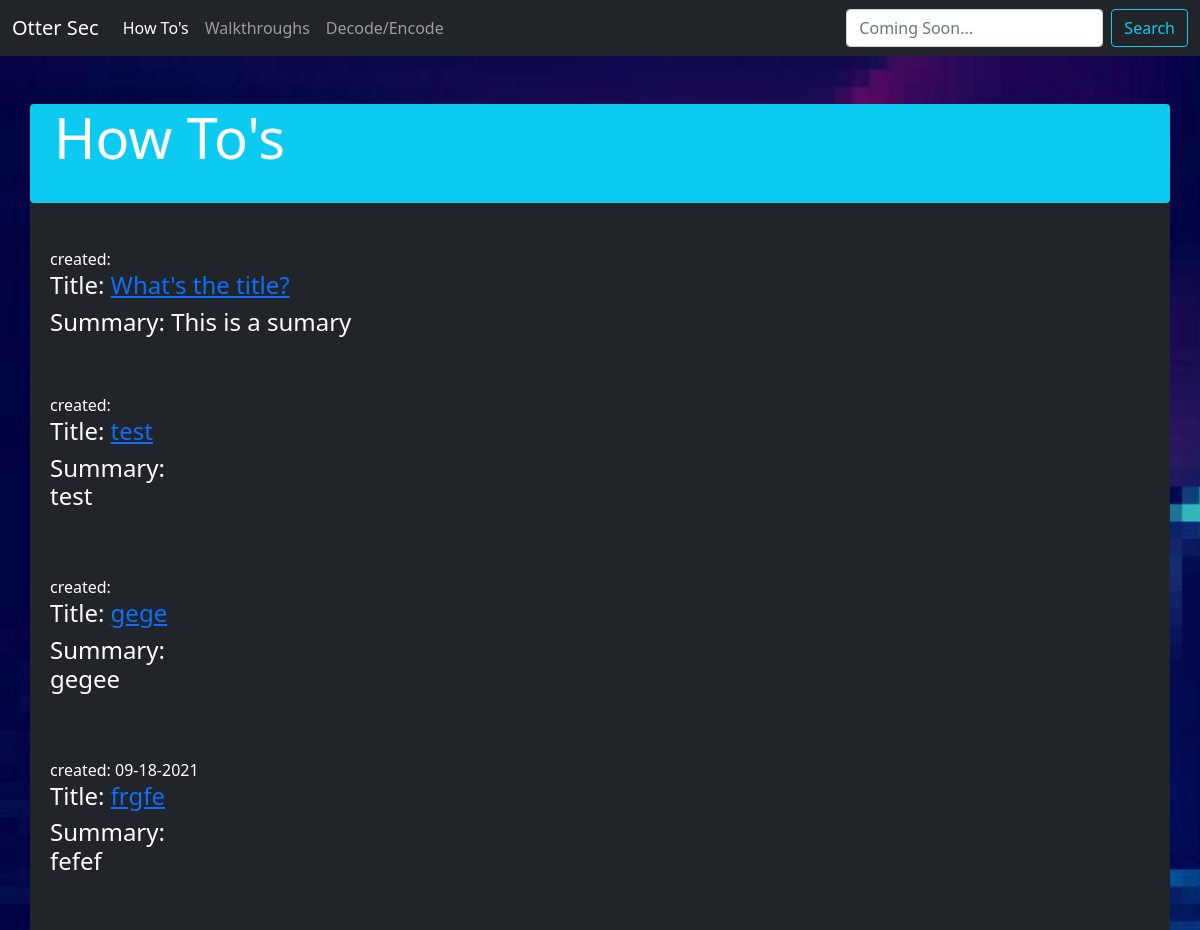
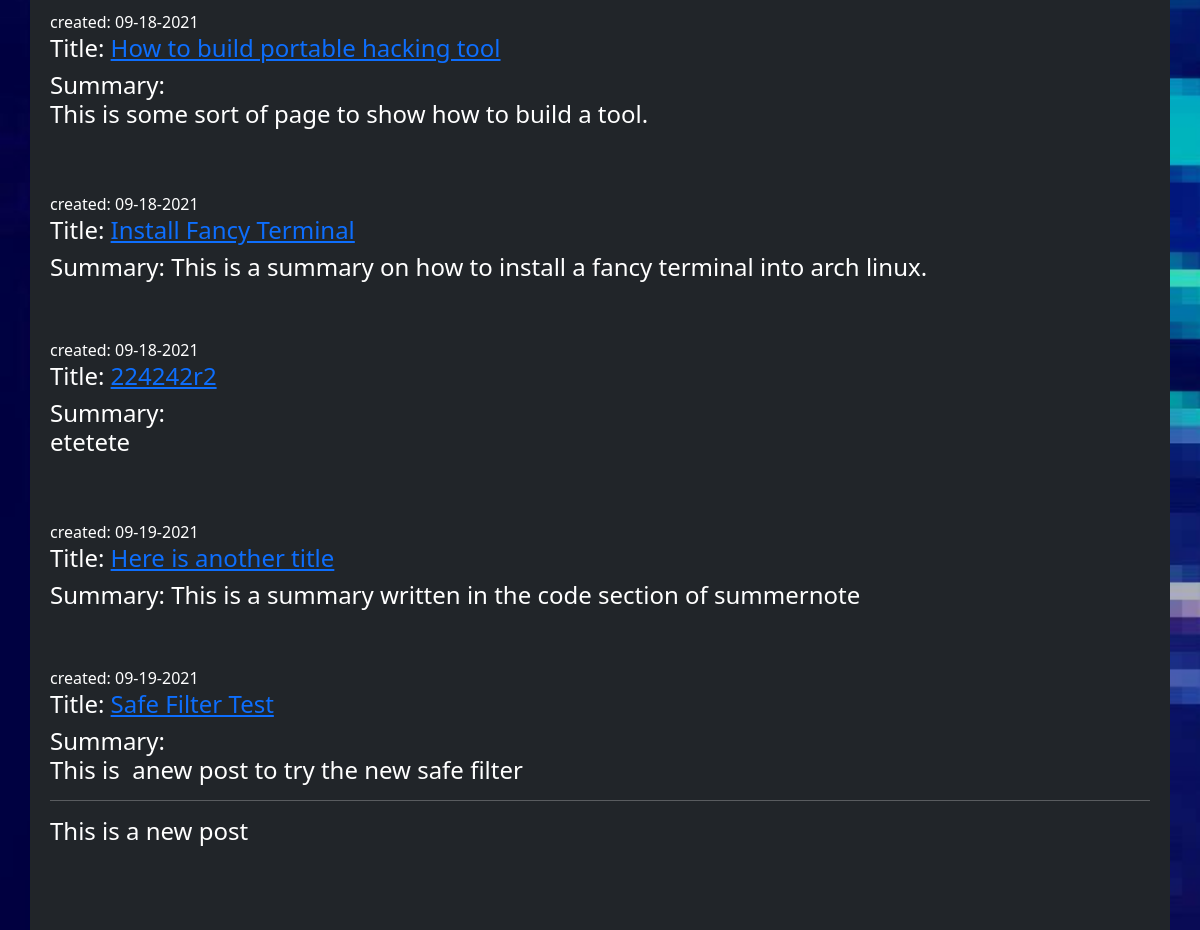
Before: /how-to/ with the older database file (2 pictures, top to bottom).
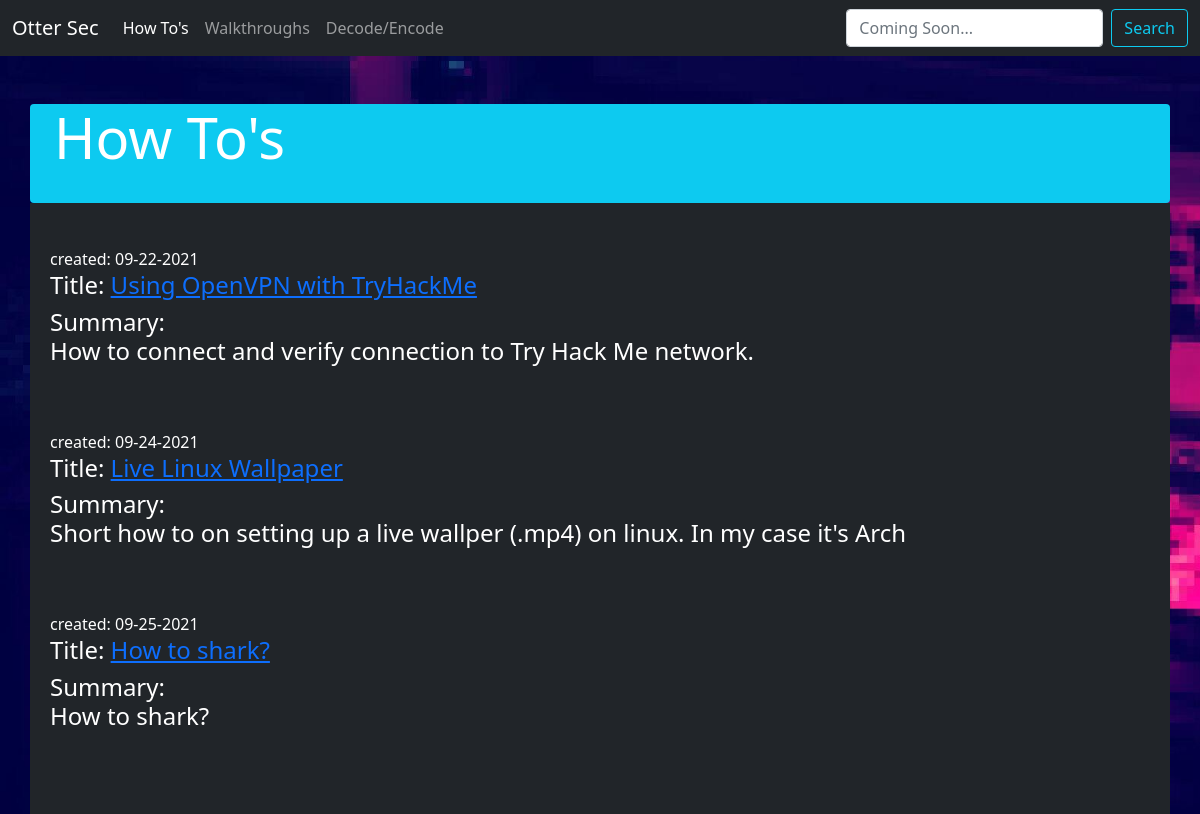
After: the same page with the newer database file.
### how_to/models.py (models this page shows, shortened)
class HTModel(models.Model):
    author = models.ForeignKey(settings.AUTH_USER_MODEL, on_delete=models.CASCADE)
    summary = models.TextField()
    title = models.CharField(max_length=200)
    text = models.TextField()
    image = models.ImageField(blank=True, upload_to='blog_images')
    created_date = models.DateTimeField(default=timezone.now)
    class Meta:
        ordering = ('-created_date',)
    class Meta:
        verbose_name = 'How to Post'

### how_to/views.py (the view)
# urls.py: path('', views.how_to, name='how_to'),
def how_to(request):
    ht_posts = HTModel.objects.filter(created_date__lte=timezone.now()).order_by('created_date')
    return render(request, "how_to.html", {'ht_posts': ht_posts})

### templates/how_to.html
{% extends "base.html" %}
{% block content %}
<br>
<br>
<div class="jumbotron container rounded bg-info text-white">
    <div class="container">
      <h1 class="display-4">How To's</h1>
     <br>
    </div>
  </div>
  <div class="jumbotron bg-dark container text-white" style="padding: 20px;">
<br>
{% for post in ht_posts %}
        <div>
        <time>created: {{ post.created_date|date:"m-d-Y" }}</time>
        <h4>Title: <a href="{% url 'ht_post_detail' pk=post.pk %}">{{ post.title|safe }}</a></h4>
        <h4>Summary: {{ post.summary|safe }}</h4>
    </div>
    <br>
    <br>
{% endfor %}
</div>
 {% endblock %}

### templates/base.html (shortened to what this page needs)
<!DOCTYPE html>
<html lang="en">
<head>
    {% load static %}
    <link href="https://cdn.jsdelivr.net/npm/bootstrap@5.1.1/dist/css/bootstrap.min.css" rel="stylesheet">
</head>
<body id="bg" style="background-image: url('{% static "images/background.jpg"%}'); background-size: cover; background-attachment: fixed;">
    <nav class="navbar navbar-expand-lg navbar-dark bg-dark">
        <div class="container-fluid">
          <a class="navbar-brand" href="{% url 'home' %}">Otter Sec</a>
          <div class="collapse navbar-collapse" id="collapsed">
            <ul class="navbar-nav me-auto mb-2 mb-lg-0">
              <li class="nav-item">
                  <a {% if '/how-to/' == request.path %} class="nav-link active" {% else %} class="nav-link" {% endif %}" href="{% url 'how_to' %}">How To's</a>
              </li>
              <li class="nav-item">
                  <a {% if '/walkthrough/' == request.path %} class="nav-link active" {% else %} class="nav-link" {% endif %}" href="{% url 'walk_through' %}">Walkthroughs</a>
              </li>
              <li class="nav-item">
                <a {% if '/coder/' == request.path %} class="nav-link active" {% else %} class="nav-link" {% endif %}" href="{% url 'codeify' %}">Decode/Encode</a>
            </li>
            </ul>
            <form class="d-flex">
              <input class="form-control me-2" type="search" placeholder="Coming Soon..." aria-label="Search">
              <button class="btn btn-outline-info" type="submit">Search</button>
            </form>
          </div>
        </div>
      </nav>
    {% block content %}
    {% endblock %}
    <script src="https://maxcdn.bootstrapcdn.com/bootstrap/4.0.0/js/bootstrap.min.js"></script></body>
</body>
</html>

Changed rows visible on the page:
removed HTModel: title "What's the title?", summary "This is a sumary"
removed HTModel: title "test", summary "test"
removed HTModel: title "gege", summary "gegee"
removed HTModel: created_date "09-18-2021", title "frgfe", summary "fefef"
removed HTModel: created_date "09-18-2021", title "How to build portable hacking tool", summary "This is some sort of page to show how to build a tool."
removed HTModel: created_date "09-18-2021", title "Install Fancy Terminal", summary "This is a summary on how to install a fancy terminal into arch linux."
removed HTModel: created_date "09-18-2021", title "224242r2", summary "etetete"
removed HTModel: created_date "09-19-2021", title "Here is another title", summary "This is a summary written in the code section of summernote"
removed HTModel: created_date "09-19-2021", title "Safe Filter Test", summary "This is anew post to try the new safe filter This is a new post"
added HTModel: created_date "09-22-2021", title "Using OpenVPN with TryHackMe", summary "How to connect and verify connection to Try Hack Me network."
added HTModel: created_date "09-24-2021", title "Live Linux Wallpaper", summary "Short how to on setting up a live wallper (.mp4) on linux. In my case it's Arch"
added HTModel: created_date "09-25-2021", title "How to shark?", summary "How to shark?"
